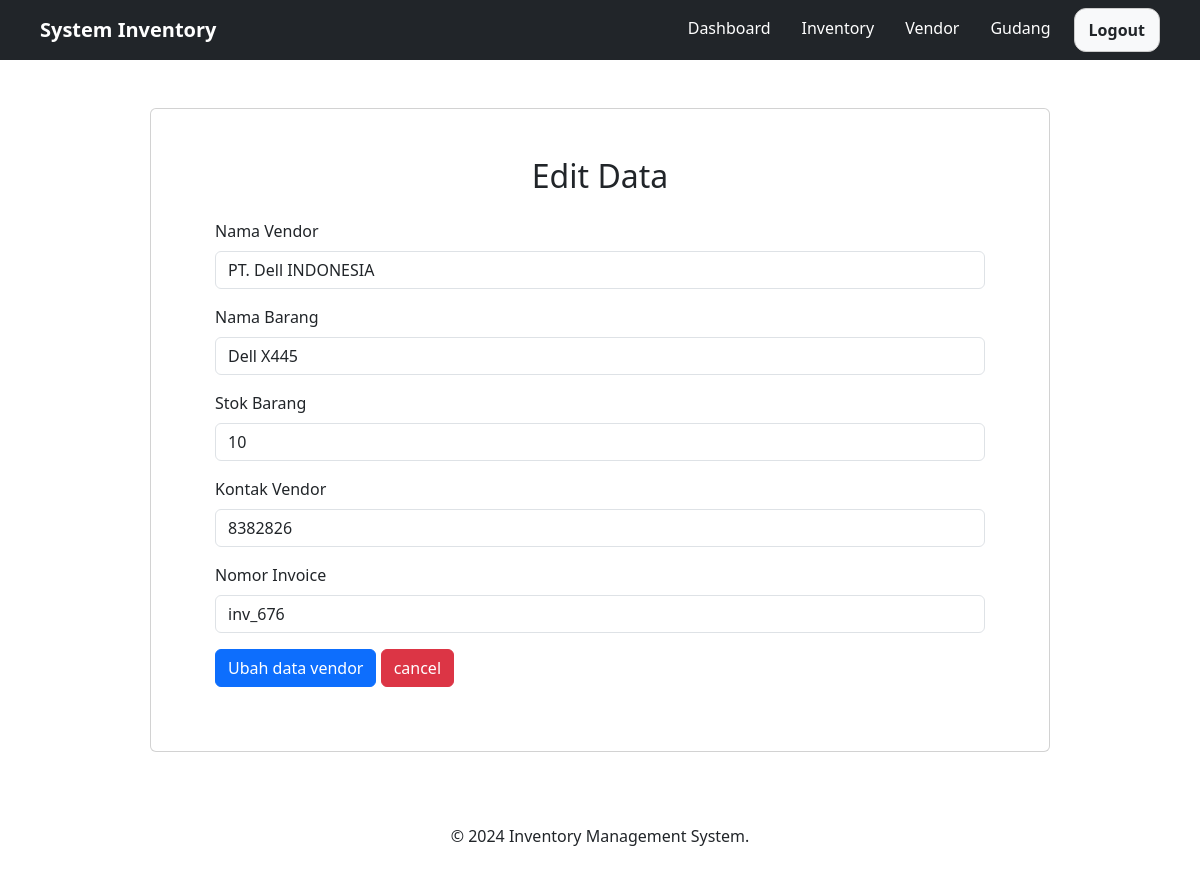
/views/editVendor.php?updateVen=PT. Dell INDONESIA (signed in), run on the app's committed database.
### tables this page shows
CREATE TABLE `vendor` (
  `id_vendor` int(11) NOT NULL,
  `nama_vendor` varchar(50) NOT NULL,
  `nama_barang` varchar(50) NOT NULL,
  `stok_barang` int(50) NOT NULL,
  `kontak_vendor` int(50) NOT NULL,
  `no_inv` varchar(50) NOT NULL
);

### include/function.php (called while the page is built, shortened)
<?php
function getVendorByName($nama_barang){
    global $conn;
    $query = "SELECt * FROM vendor WHERE nama_vendor=?";
    $stmt = $conn->prepare($query);
    $stmt->bind_param('s', $nama_barang);
    $stmt->execute();
    $result = $stmt->get_result();
    return $result->fetch_assoc();
}
?>

### views/editVendor.php (the view, shortened to what this page needs)
<?php
include '../include/function.php';
include '../part/header.php';
if(isset($_GET['updateVen'])){
    $nama_vendor = $_GET['updateVen'];
    $vendor = getVendorByName($nama_vendor);
}
?>
<main class="card col-9 me-auto ms-auto d-block p-5 mt-5 mb-5">
    <h2 class="text-center ">Edit Data</h2>
    <form action="editVendor.php" method="post" class="p-3">
        <div class="mb-3">
            <label for="nama_vendor" class="form-label">Nama Vendor</label>
            <input type="text" name="nama_vendor" class="form-control" placeholder="Nama Vendor" value="<?= $vendor['nama_vendor']?>">
        </div>
        <div class="mb-3">
            <label for="nama_barang" class="form-label">Nama Barang</label>
            <input type="text" name="nama_barang" class="form-control" placeholder="Nama Barang" value="<?= $vendor['nama_barang']?>">
        </div>
        <div class="mb-3">
            <label for="stok_barang" class="form-label">Stok Barang</label>
            <input type="text" name="stok_barang" class="form-control" placeholder="Stok Barang" value="<?= $vendor['stok_barang']?>">
        </div>
        <div class="mb-3">
            <label for="kontak_vendor" class="form-label">Kontak Vendor</label>
            <input type="text" name="kontak_vendor" class="form-control" placeholder="Kontak Vendor" value="<?= $vendor['kontak_vendor']?>">
        </div>
        <div class="mb-3">
            <label for="no_inv" class="form-label">Nomor Invoice</label>
            <input type="text" name="no_inv" class="form-control" placeholder="Nomor Invoice" value="<?= $vendor['no_inv']?>">
        </div>
        <button type="submit" name="updateVen" class="btn btn-primary">Ubah data vendor</button>
        <a href="vendor.php" class="btn btn-danger text-white"> cancel</a>
    </form>
</main>
<?php include '../part/footer.php'?>

### data on the page
vendor: nama_vendor "PT. Dell INDONESIA", nama_barang "Dell X445", stok_barang "10", kontak_vendor "8382826", no_inv "inv_676"
